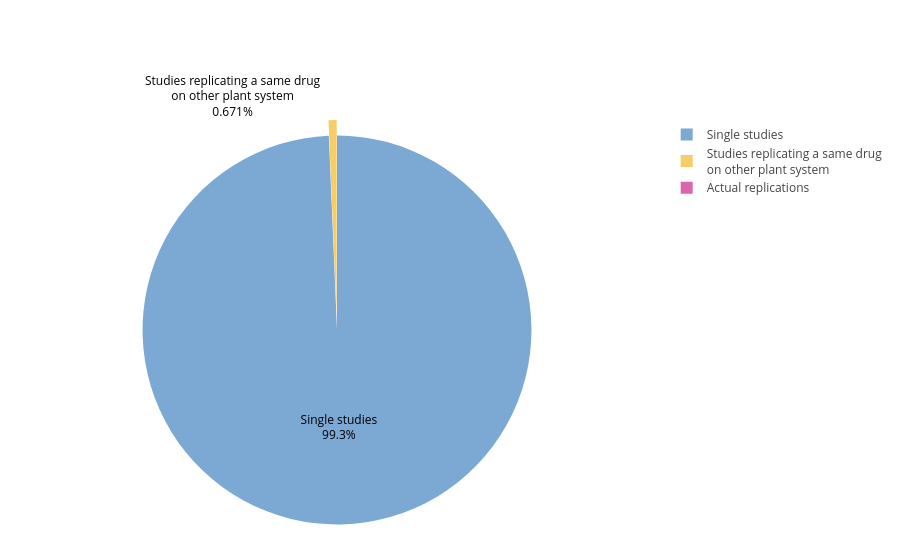

Here is the notebook cell this chart was saved with:
### Markdown cell above
## Replication Status

### Code cell
# Title: Replication Landscape Among Included Studies (Pie Chart)
# Description:
# - Visualizes the distribution of studies by replication status: single studies, direct (actual) replications,
#   and studies replicating the same drug on a different plant system.
# - Labels are positioned adaptively for readability, and a small slice is slightly separated to draw attention.
# - NOTE: Values are placeholder (MADE UP DATA). Replace with dynamic counts once replication metadata are available.

ironic_replications = go.Figure(data=[go.Pie(
    labels=['Single studies', 'Actual replications', 'Studies replicating a same drug<br>on other plant system'],
    values=[148, 0, 1],  # MADE UP DATA: replace with computed values from dataset
    textinfo='label+percent',
    textposition=['inside', 'none', 'outside'],
    insidetextorientation='horizontal',
    pull=[0, 0, 0.08],  # separate the tiny slice
    hovertemplate='%{label}: %{value} studies<extra></extra>'
)])

ironic_replications.update_traces(
    textfont=dict(size=12, color='black'),
    insidetextfont=dict(color='black'),
)


textfont=dict(size=12, color='black'),
ironic_replications.update_layout(
    margin=dict(t=120, b=20, l=20, r=20)
)

ironic_replications.show()
ironic_replications.write_image('replications.png', width=800, height=600, scale=2)

### Figure 1 — Plotly figure (JSON) as saved in the notebook; plotly's stock layout.template omitted (floating-point values rounded to 4 significant figures)
{"data": [{"hovertemplate": "%{label}: %{value} studies<extra></extra>", "insidetextorientation": "horizontal", "labels": ["Single studies", "Actual replications", "Studies replicating a same drug<br>on other plant system"], "pull": [0, 0, 0.08], "textinfo": "label+percent", "textposition": ["inside", "none", "outside"], "values": [148, 0, 1], "type": "pie", "textfont": {"color": "black", "size": 12}, "insidetextfont": {"color": "black"}}], "layout": {"margin": {"t": 120, "b": 20, "l": 20, "r": 20}}}
